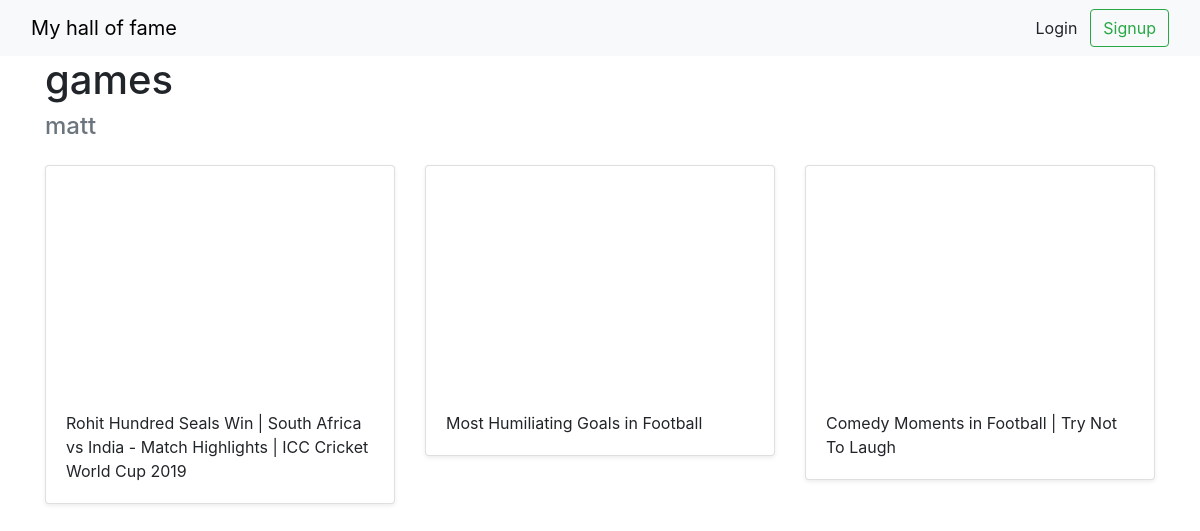
The page /halloffame/3 on the database its author committed.
### halls/models.py (models this page shows)
class Hall(models.Model):
    title = models.CharField(max_length=255)
    user = models.ForeignKey(User,on_delete=models.CASCADE)

class Video(models.Model):
    title = models.CharField(max_length=255)
    url = models.URLField()
    youtube_id = models.CharField(max_length=255)
    hall = models.ForeignKey(Hall, on_delete=models.CASCADE)

### halls/views.py (the view)
# urls.py: path('halloffame/<int:pk>', views.DetailHall.as_view(), name='detail_hall'),
class DetailHall(generic.DetailView):
    model = Hall
    template_name = 'halls/detail_hall.html'

### halls/templates/halls/detail_hall.html (shortened to what this page needs)
{% extends 'halls/base.html' %}
{% block content %}
<div class="container">
    <h1> {{ hall.title }} </h1>
    <h4 class="text-muted"> {{ hall.user.username }} </h4>
    <div class="row">
        {% for video in hall.video_set.all %}
        <div class="col-md-4 mt-3">
            <div class="card mb-4 shadow-sm">
                <iframe width="100%" height="225" src="https://www.youtube.com/embed/{{ video.youtube_id }}"
                    frameborder="0"
                    allow="accelerometer; autoplay; clipboard-write; encrypted-media; gyroscope; picture-in-picture; web-share"
                    allowfullscreen></iframe>
                <div class="card-body">
                    <p class="card-text">{{ video.title }}</p>
                </div>
            </div>
        </div>
        {% endfor %}
    </div>
</div>
{% endblock %}

### rows shown on the page
Hall: title "games", user.username "matt"
Video: title "Rohit Hundred Seals Win | South Africa vs India - Match Highlights | ICC Cricket World Cup 2019"
Video: title "Most Humiliating Goals in Football"
Video: title "Comedy Moments in Football | Try Not To Laugh"
